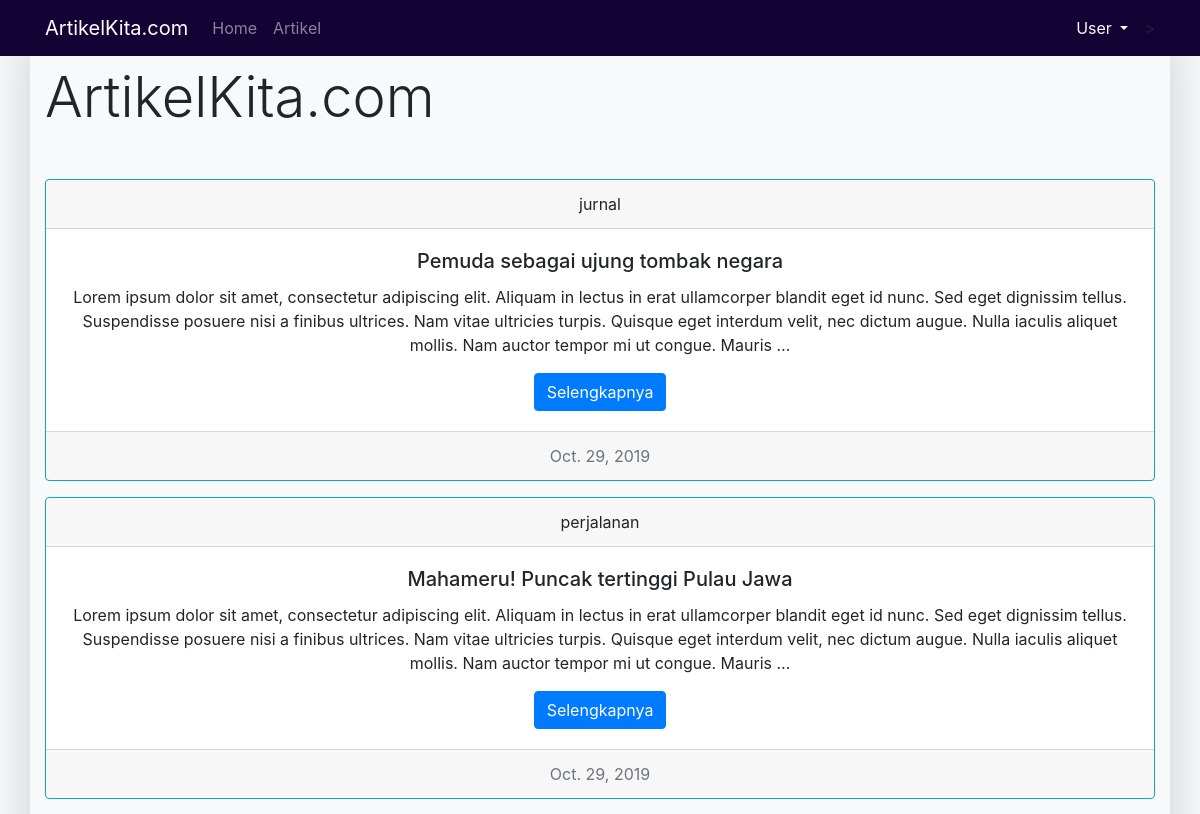
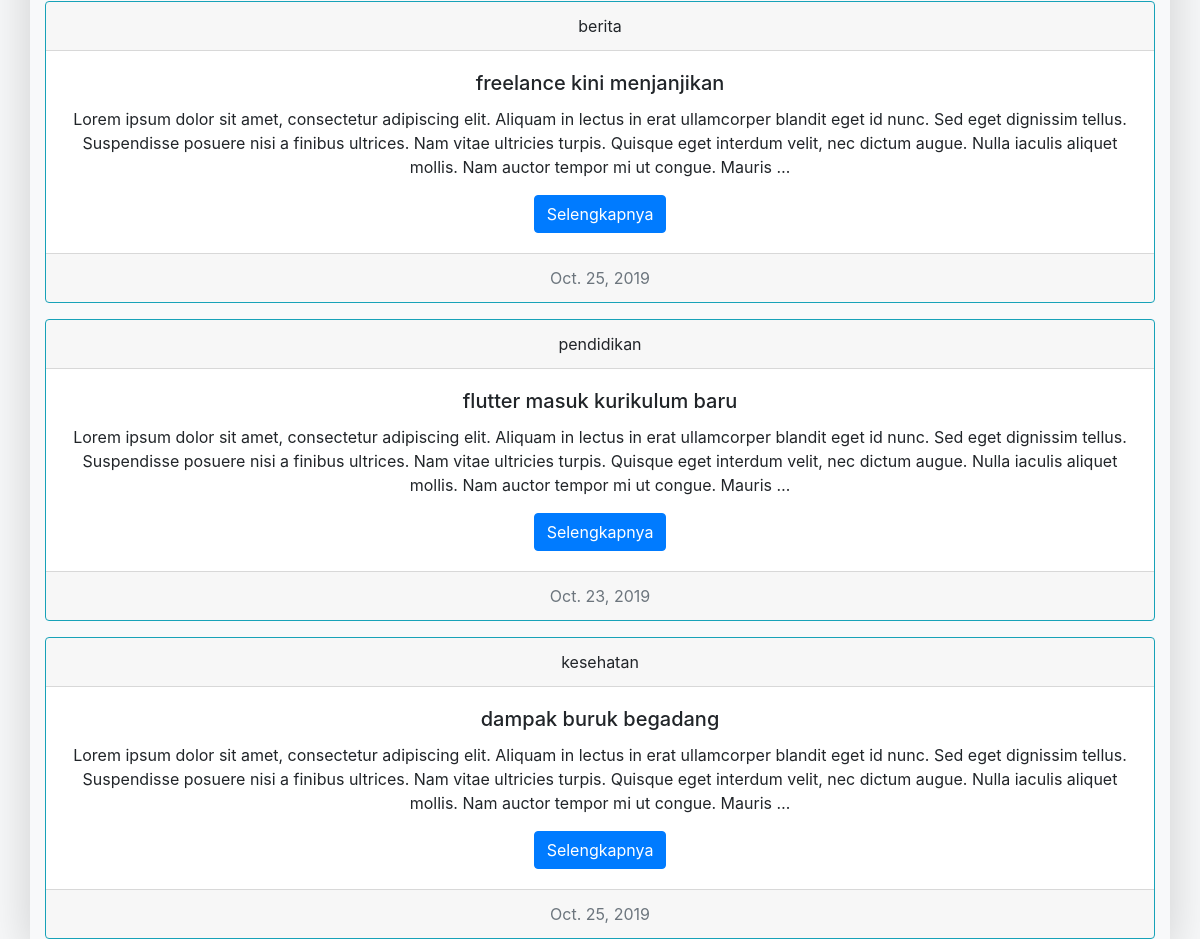
The page / on the database its author committed (2 pictures, top to bottom).
### artikel/models.py (models this page shows, shortened)
class ArtikelModel(models.Model):
    judul = models.CharField(max_length=100)
    kategori = models.CharField(max_length=100)
    body = models.TextField()
    penulis = models.CharField(max_length=100)
    published = models.DateField(auto_now_add=True)
    updated = models.DateField(auto_now=True)
    slug = models.CharField(max_length=255, blank=True, editable=False)

### blog/views.py (the view)
# urls.py: path('', HomeView.as_view(), name='home'),
class HomeView(TemplateView, LatestArtikelPerKategori):
    template_name = 'index.html'
    def get_context_data(self):
        queryset = self.latest_artikel_per_kategori()
        context = {
            'artikel_list': queryset
        }
        return context

### artikel/views.py (called while the page is built)
    def latest_artikel_per_kategori(self):
        kategori_list = self.model.objects.values_list('kategori', flat=True).distinct() # mengambil nilai dari fields kategori. distinct untuk tetap menghitung satu nilai kategori yang sama
        queryset = [] #untuk menampung setiap artikel terakhir pada masing masing kategori
        for i in kategori_list:
            artikel = self.model.objects.filter(kategori=i).latest('id')
            queryset.append(artikel) #karena query set adalah list maka datanya bisa ditambahkan dengan append
        return queryset

### templates/index.html
{% extends 'base.html' %}
{% block contents %}
    <h1 class="display-4 mb-5">ArtikelKita.com</h1>
    {% for artikel in artikel_list %}
        <div class="card text-center mt-3 border-info">
            <div class="card-header">
            {{artikel.kategori}}
            </div>
            <div class="card-body">
            <h5 class="card-title">{{artikel.judul}}</h5>
            <p class="card-text">{{artikel.body|truncatewords:50}}</p>
            <a href="{% url 'artikel:artikeldetail' artikel.slug %}" class="btn btn-primary">Selengkapnya</a>
            </div>
            <div class="card-footer text-muted">
            {{artikel.updated|date}}
            </div>
        </div>
    {% endfor %}
{% endblock contents %}

### rows shown on the page
ArtikelModel: kategori "jurnal", judul "Pemuda sebagai ujung tombak negara", body "Lorem ipsum dolor sit amet, consectetur adipiscing elit. Aliquam in lectus in erat ullamcorper blandit eget id nunc. Sed eget dignissim tellus. Suspendisse posuere nisi a finibus ultrices. Nam vitae ultricies turpis. Quisque eget interdum velit, nec dictum augue. Nulla iaculis aliquet mollis. Nam auctor tempor mi ut congue. Mauris …", updated "Oct. 29, 2019"
ArtikelModel: kategori "perjalanan", judul "Mahameru! Puncak tertinggi Pulau Jawa", body "Lorem ipsum dolor sit amet, consectetur adipiscing elit. Aliquam in lectus in erat ullamcorper blandit eget id nunc. Sed eget dignissim tellus. Suspendisse posuere nisi a finibus ultrices. Nam vitae ultricies turpis. Quisque eget interdum velit, nec dictum augue. Nulla iaculis aliquet mollis. Nam auctor tempor mi ut congue. Mauris …", updated "Oct. 29, 2019"
ArtikelModel: kategori "berita", judul "freelance kini menjanjikan", body "Lorem ipsum dolor sit amet, consectetur adipiscing elit. Aliquam in lectus in erat ullamcorper blandit eget id nunc. Sed eget dignissim tellus. Suspendisse posuere nisi a finibus ultrices. Nam vitae ultricies turpis. Quisque eget interdum velit, nec dictum augue. Nulla iaculis aliquet mollis. Nam auctor tempor mi ut congue. Mauris …", updated "Oct. 25, 2019"
ArtikelModel: kategori "pendidikan", judul "flutter masuk kurikulum baru", body "Lorem ipsum dolor sit amet, consectetur adipiscing elit. Aliquam in lectus in erat ullamcorper blandit eget id nunc. Sed eget dignissim tellus. Suspendisse posuere nisi a finibus ultrices. Nam vitae ultricies turpis. Quisque eget interdum velit, nec dictum augue. Nulla iaculis aliquet mollis. Nam auctor tempor mi ut congue. Mauris …", updated "Oct. 23, 2019"
ArtikelModel: kategori "kesehatan", judul "dampak buruk begadang", body "Lorem ipsum dolor sit amet, consectetur adipiscing elit. Aliquam in lectus in erat ullamcorper blandit eget id nunc. Sed eget dignissim tellus. Suspendisse posuere nisi a finibus ultrices. Nam vitae ultricies turpis. Quisque eget interdum velit, nec dictum augue. Nulla iaculis aliquet mollis. Nam auctor tempor mi ut congue. Mauris …", updated "Oct. 25, 2019"
